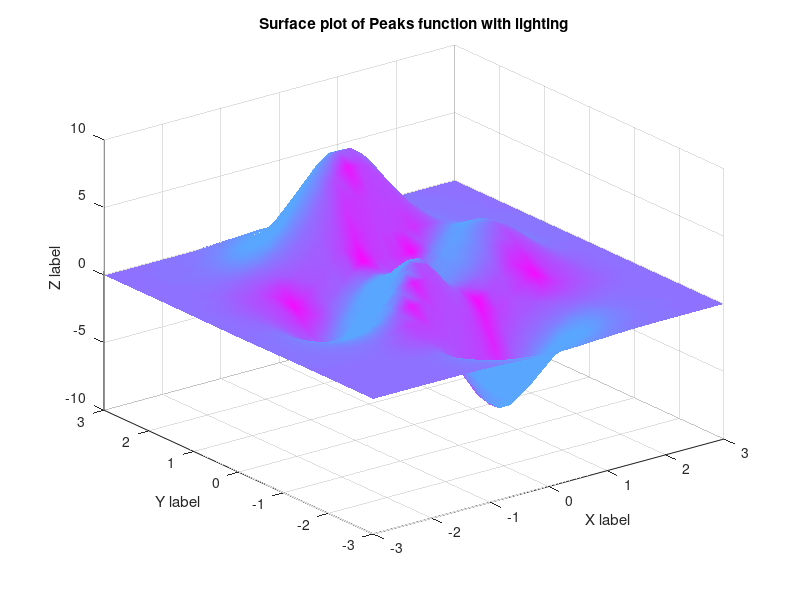

Write MATLAB code to recreate this figure.
% Plotting a surface surface with lighting in 3D

close all                    % close all graphics windows

[x,y,z] = peaks(30);         % create the surface


surfl( x, y, z ),
   shading interp,           % smooth is nice
   colormap cool           % try bone, pink, flag, cool, copper
   % with single color shading
   xlabel('X label'),
   ylabel('Y label'),
   zlabel('Z label'),
   grid on,
   title('Surface plot of Peaks function with lighting')